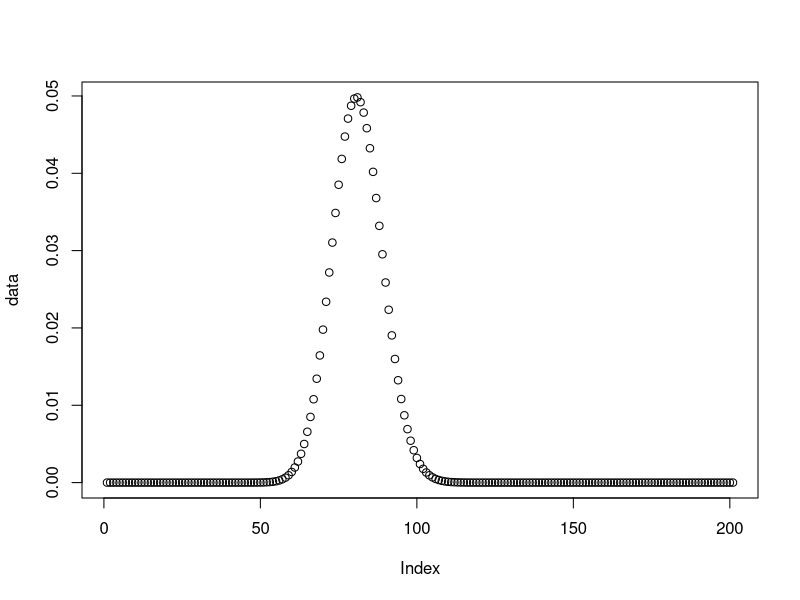
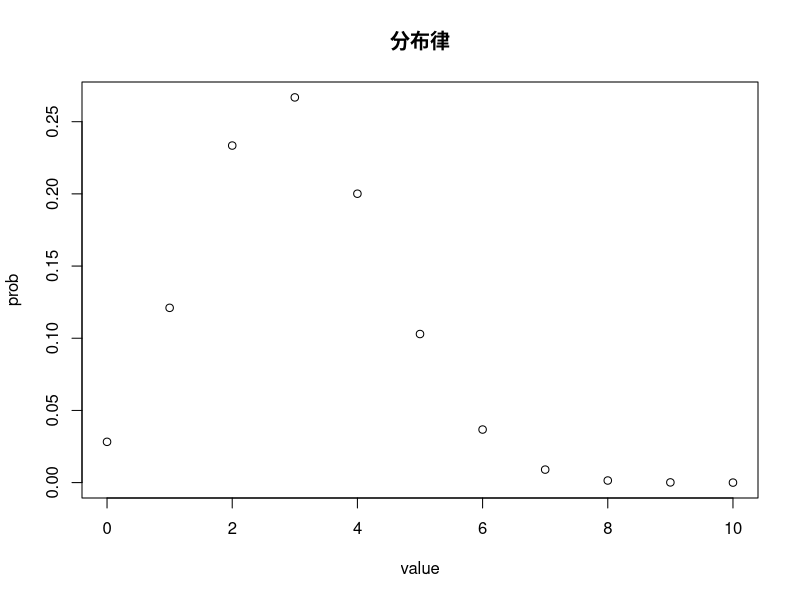
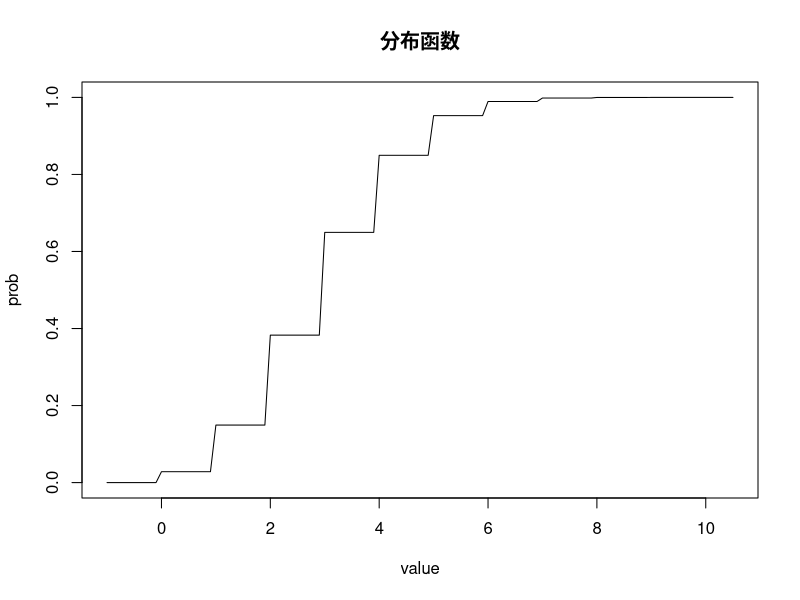
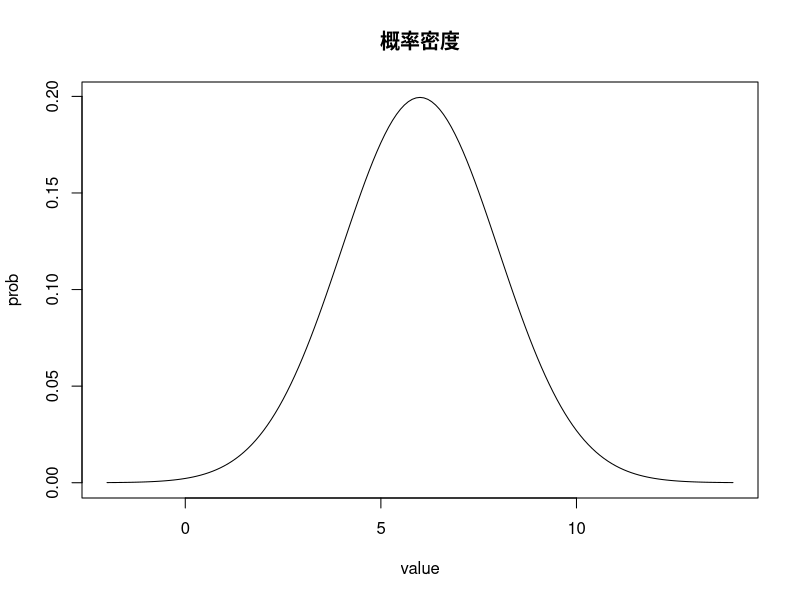
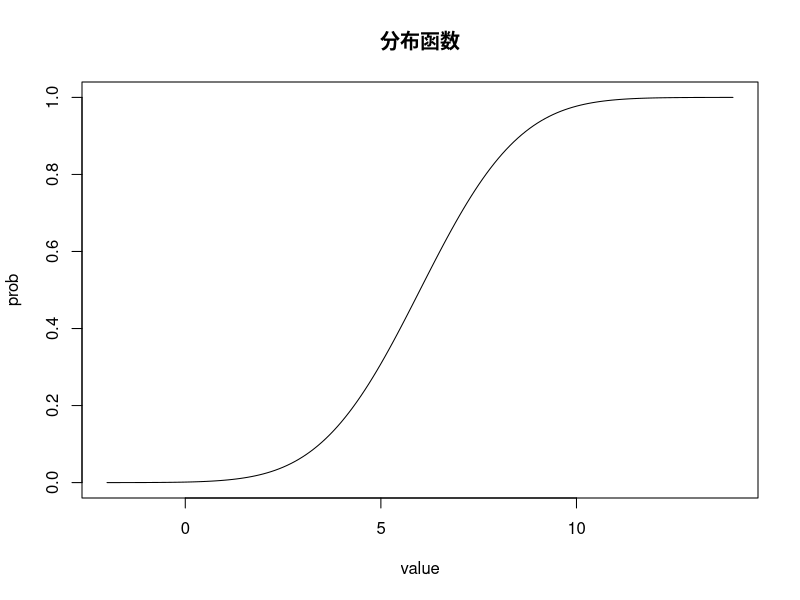
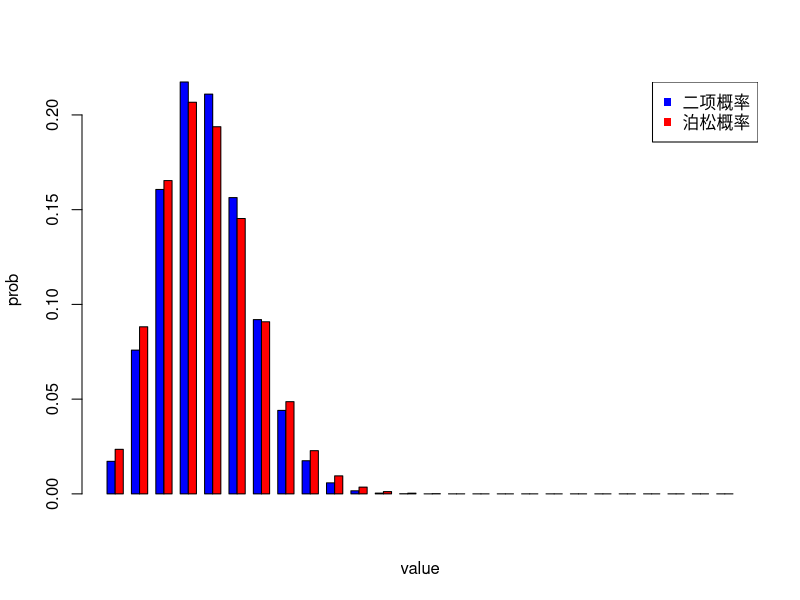
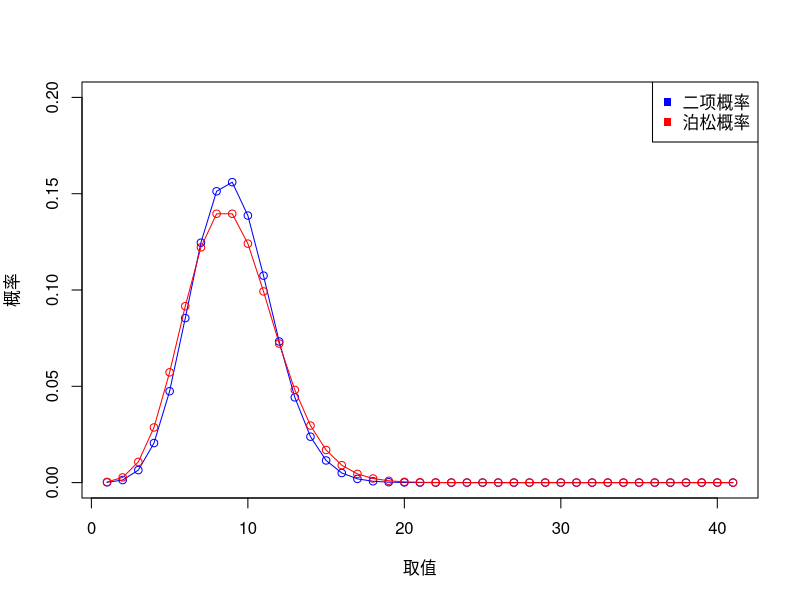
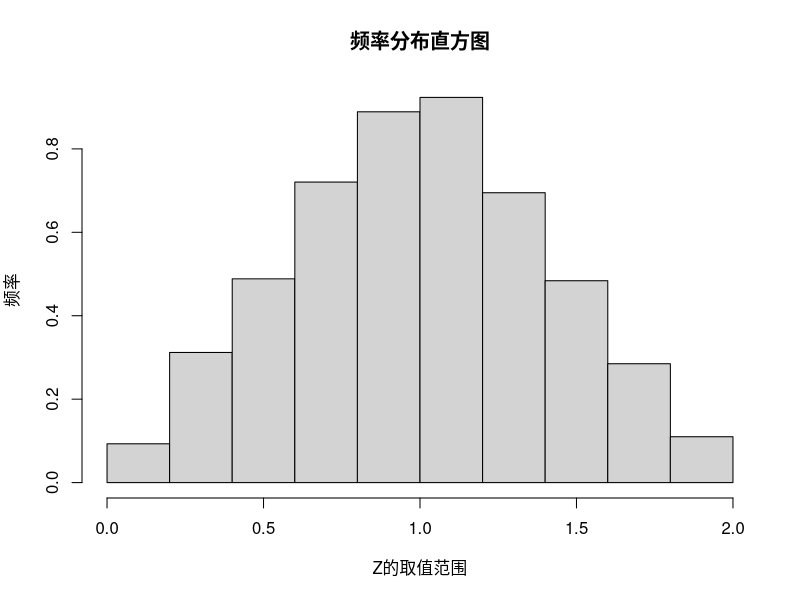

Generate these figures, in order, with R:
## ---- chunk 1
data <- dbinom(0:200, 400, 0.2)
# 向量下标从1开始，次数从0开始
which(data == max(data)) - 1
plot(data)
## ---- chunk 2
n <- 1
repeat{
    n <- n + 1
    if (1 - dbinom(0, n, 0.23) >= 0.95) break
}
n
## ---- chunk 3
n <- 1
p <- pnorm(10, 7.5, 10) - pnorm(-10, 7.5, 10)
while (1 - dbinom(0, n, p) <= 0.9) {
    n <- n + 1
}
n
## ---- chunk 4
rbinom(1, 20, 0.25)
rbinom(10, 20, 0.25)
matrix(rbinom(21, 20, 0.25), 3, 7)
matrix(runif(81, 1, 3), 9, 9)
rexp(9, 1 / 3)
rnorm(7, 4, 2)
## ---- chunk 5
x <- 0:10
y1 <- dbinom(x, 10, 0.3)
plot(x, y1, main = "分布律", pch = 21, xlab = "value", ylab = "prob")
x <- seq(-1, 10.5, 0.1)
y2 <- pbinom(x, 10, 0.3)
plot(x, y2, main = "分布函数", type = "l", xlab = "value", ylab = "prob")
## ---- chunk 6
x <- seq(-2, 14, 0.1)
y1 <- dnorm(x, 6, 2)
plot(x, y1, main = "概率密度", type = "l", xlab = "value", ylab = "prob")
y2 <- pnorm(x, 6, 2)
plot(x, y2, main = "分布函数", type = "l", xlab = "value", ylab = "prob")
## ---- chunk 7
x <- 0:25
bx <- dbinom(x, 25, 0.15)
px <- dpois(x, 3.75)
data <- rbind(bx, px)
barplot(data, col = c("blue", "red"), beside = TRUE, xlab = "value", ylab = "prob")
legend("topright", pch = 15, c("二项概率", "泊松概率"), col = c("blue", "red"))
## ---- chunk 8
qbinom(0.95, 200, 0.1) / 3
## ---- chunk 9
x <- 0:40
bx <- dbinom(x, 40, 0.2)
px <- dpois(x, 8)
plot(bx, type = "o", ylim = c(0, 0.2), col = "blue", xlab = "取值", ylab = "概率")
par(new = TRUE)
plot(px, type = "o", ylim = c(0, 0.2), col = "red", axes = FALSE, xlab = "", ylab = "")
legend("topright", pch = 15, c("二项概率", "泊松概率"), col = c("blue", "red"))
## ---- chunk 10
n <- 0:10000
X <- runif(n, 0, 1)
Y <- runif(n, 0, 1)
Z <- X + Y
hist(Z, breaks = 10, freq = F, main = "频率分布直方图", xlab = "Z的取值范围", ylab = "频率", xlim = c(0, 2))

x <- seq(0, 2, 0.1)
arr1 <- array(NA, dim = c(1, 21))
fun <- function(a, b) {
    if (a >= 0 && a <= 1) {
        b <- a
    } else {
        (
            if (a > 1 && a <= 2) {
                b <- 2 - a
            } else {
                b <- 0
            }
        )
    }
}
for (i in seq(0, 2, 0.1)) {
    a <- i
    b <- NA
    arr1[i * 10] <- fun(a, b)
}
a <- runif(10000, min = 0, max = 1) # 生成随机数
b <- runif(10000, min = 0, max = 1)
c <- a + b
hist(c, ylim = c(0, 1), col = "pink", , freq = F) # 纵坐标density代表概率密度
lines(x, arr1, col = "blue", lwd = 2)
## ---- chunk 11
d <- c()
n <- 5000
p <- 0.15
m <- 20
for (i in 1:n) {
    a <- rbinom(m, 1, p)
    b <- sum(a)
    d <- c(d, (b - m / 2))
}
hist(d, main = "n = 5000, p = 0.15")
d <- c()
p <- 0.5
for (i in 1:n) {
    a <- rbinom(m, 1, p)
    b <- sum(a)
    d <- c(d, (b - m / 2))
}
hist(d, main = "n = 5000, p = 0.5")
d <- c()
p <- 0.85
for (i in 1:n) {
    a <- rbinom(m, 1, p)
    b <- sum(a)
    d <- c(d, (b - m / 2))
}
hist(d, main = "n = 5000, p = 0.85")
p <- 0.3
d <- c()
n <- 1000
for (i in 1:n) {
    a <- rbinom(m, 1, p)
    b <- sum(a)
    d <- c(d, (b - m / 2))
}
hist(d, main = "n = 1000, p = 0.3")
d <- c()
n <- 10000
for (i in 1:n) {
    a <- rbinom(m, 1, p)
    b <- sum(a)
    d <- c(d, (b - m / 2))
}
hist(d, main = "n = 10000, p = 0.3")
d <- c()
n <- 100000
for (i in 1:n) {
    a <- rbinom(m, 1, p)
    b <- sum(a)
    d <- c(d, (b - m / 2))
}
hist(d, main = "n = 100000, p = 0.3")
